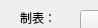
         <widget class="QWidget" name="ConStrengReportSumPage">
          <property name="geometry">
           <rect>
            <x>0</x>
            <y>0</y>
            <width>98</width>
            <height>28</height>
           </rect>
          </property>
          <attribute name="label">
           <string>3、混凝土试块强度试验结果汇总表</string>
          </attribute>
          <widget class="QComboBox" name="Project3MakeSheet">
           <property name="geometry">
            <rect>
             <x>80</x>
             <y>10</y>
             <width>81</width>
             <height>22</height>
            </rect>
           </property>
          </widget>
          <widget class="QLabel" name="label_92">
           <property name="geometry">
            <rect>
             <x>20</x>
             <y>10</y>
             <width>51</width>
             <height>16</height>
            </rect>
           </property>
           <property name="text">
            <string>制表：</string>
           </property>
          </widget>
          <widget class="QLabel" name="Inspection_UnitLabel_3">
           <property name="geometry">
            <rect>
             <x>20</x>
             <y>40</y>
             <width>71</width>
             <height>16</height>
            </rect>
           </property>
           <property name="text">
            <string>省统表号：</string>
           </property>
          </widget>
          <widget class="QLineEdit" name="Project3InspectCodeEdit">
           <property name="geometry">
            <rect>
             <x>80</x>
             <y>40</y>
             <width>151</width>
             <height>20</height>
            </rect>
           </property>
          </widget>
         </widget>
